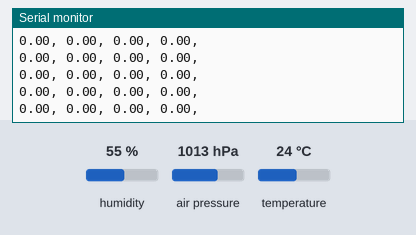
Bench run of a sketch on a simulated Arduino Uno, built with avr-gcc and run on an emulated ATmega328P. Parts: the last lines printed to the serial monitor. The inputs (shaded band) are chosen by the test bench; at power-on: humidity 55 %, air pressure 1013 hPa, temperature 24 °C.

Above: at 1.2 s.
1.3 s: humidity set to 22 %
At 2.25 s:
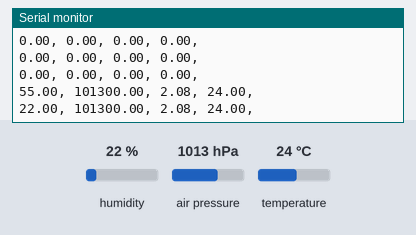
3.7 s: air pressure set to 952 hPa
At 4.59 s:
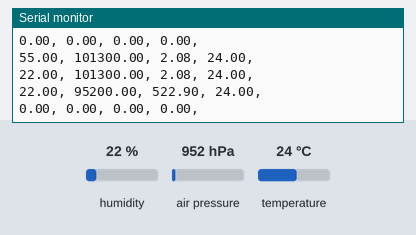
9.9 s: temperature set to 12 °C
At 10.9 s:
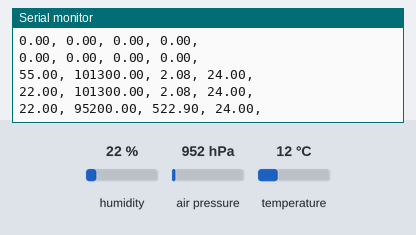
Timing chart, 0 to 12.9 s (numbered marks = the images above; inputs shaded):
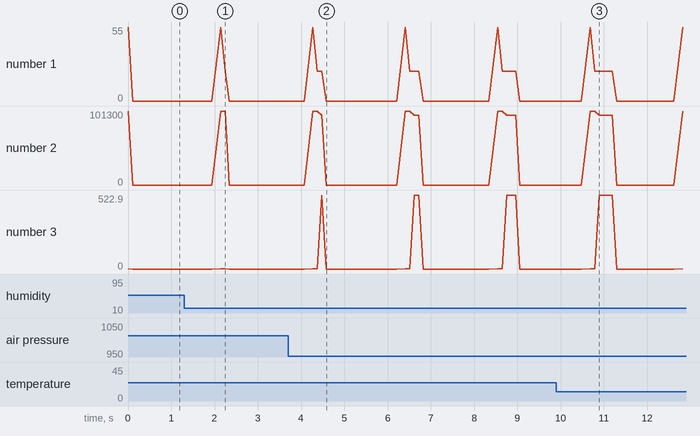

Measured:
- after the input at 1.3 s, the serial monitor: prints a new line after 0.94 s (image 1)
- after the input at 3.7 s, the serial monitor: prints a new line after 0.78 s (image 2)

The sketch:

test_press.ino
```cpp
#include <Wire.h>
#include "Pressure.h"

constexpr unsigned int SIZE(20);
double values[SIZE][4];

Pressure press;

void setup()
{
    Serial.begin(115200);    // Start serial communication at 115200 baud

    Wire.begin();
    Wire.setClock(400000);

    press.begin();
}

void loop()
{
    memset(values, 0, SIZE);

    for(auto& value : values)
    {
        press.getData(value);

        for ( int i = 0; i < SIZE; ++i )
        {
            // loop through columns of current row
            for ( int j = 0; j < 4; ++j )
            {
                Serial.print (values[ i ][ j ]);
                Serial.print (", ");
            }
            Serial.println(); // start new line of output
            delay(100);
        }
        Serial.println();
        Serial.println();
        Serial.println();

        delay(100);
    }
    while(1){}
}
```

Pressure.cpp
```cpp
#include "Pressure.h" // Used to send and recieve specific information from our sensor

Pressure::Pressure()
{
}

void Pressure::getData(double values[4])
{
    values[0] = sensor.readFloatHumidity();
    values[1] = sensor.readFloatPressure();
    values[2] = sensor.readFloatAltitudeMeters();
    values[3] = sensor.readTempC();
}

void Pressure::begin()
{
    if (sensor.beginI2C() == false) //Begin communication over I2C
    {
        Serial.println("The sensor did not respond. Please check wiring.");
    }
}
```

Pressure.h
```cpp
#ifndef PRESSURE_H
#define PRESSURE_H

#include <Wire.h>
#include "SparkFunBME280.h"

class Pressure
{
    private:
        BME280 sensor;

    public:
        Pressure();
        void getData(double values[4]);
        void begin();
};

#endif
```
